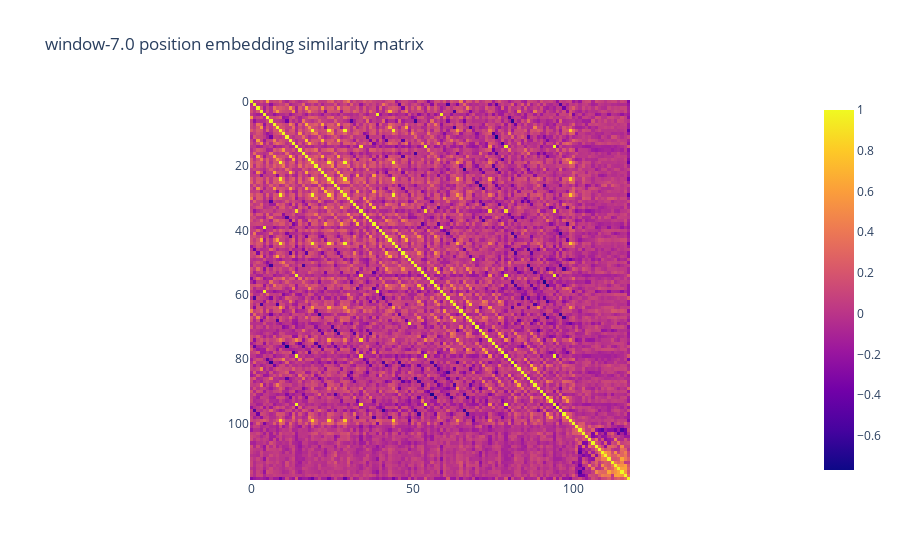

The code cell stored with this chart in its notebook:
### Code cell
import plotly.express as px

embedding = model.module.position_embedding(torch.arange(block_size)).detach().numpy()

similarity = []

for x in embedding:
    row = []
    for y in embedding:
        row.append(np.dot(x, y)/(np.linalg.norm(x)*np.linalg.norm(y)))
    similarity.append(row)

px.imshow(similarity, title=f"{MODELNAME} position embedding similarity matrix")

### Figure 1 — Plotly figure (JSON) as saved in the notebook; plotly's stock layout.template omitted (floating-point values rounded to 4 significant figures; data arrays with more than 128 entries replaced by an {"elided": "..."} marker saying what was removed)
{"data": [{"coloraxis": "coloraxis", "hovertemplate": "x: %{x}<br>y: %{y}<br>color: %{z}<extra></extra>", "name": "0", "type": "heatmap", "xaxis": "x", "yaxis": "y", "z": {"elided": "118x118 float values"}}], "layout": {"coloraxis": {"colorscale": [[0, "#0d0887"], [0.1111, "#46039f"], [0.2222, "#7201a8"], [0.3333, "#9c179e"], [0.4444, "#bd3786"], [0.5556, "#d8576b"], [0.6667, "#ed7953"], [0.7778, "#fb9f3a"], [0.8889, "#fdca26"], [1, "#f0f921"]]}, "title": {"text": "window-7.0 position embedding similarity matrix"}, "xaxis": {"anchor": "y", "constrain": "domain", "domain": [0, 1], "scaleanchor": "y"}, "yaxis": {"anchor": "x", "autorange": "reversed", "constrain": "domain", "domain": [0, 1]}}}
